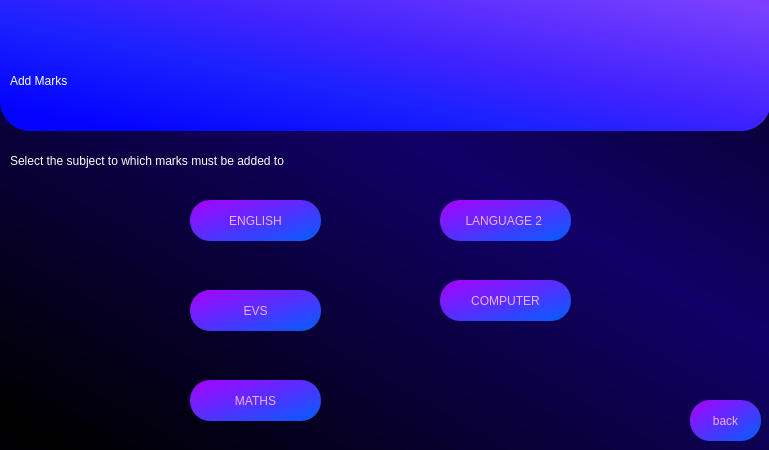
<?xml version="1.0" encoding="UTF-8"?>
<ui version="4.0">
 <class>Dialog</class>
 <widget class="QDialog" name="Dialog">
  <property name="geometry">
   <rect>
    <x>0</x>
    <y>0</y>
    <width>769</width>
    <height>450</height>
   </rect>
  </property>
  <property name="minimumSize">
   <size>
    <width>769</width>
    <height>450</height>
   </size>
  </property>
  <property name="maximumSize">
   <size>
    <width>769</width>
    <height>450</height>
   </size>
  </property>
  <property name="windowTitle">
   <string>Dialog</string>
  </property>
  <property name="styleSheet">
   <string notr="true">QDialog#Dialog{
background-color: qlineargradient(spread:reflect, x1:0.0454545, y1:0.966, x2:0.619, y2:0.386, stop:0 rgba(0, 0, 0, 255), stop:1 rgba(17, 0, 104, 255));
}</string>
  </property>
  <widget class="QLabel" name="label">
   <property name="geometry">
    <rect>
     <x>0</x>
     <y>-30</y>
     <width>771</width>
     <height>161</height>
    </rect>
   </property>
   <property name="styleSheet">
    <string notr="true">background-color: qlineargradient(spread:pad, x1:0.091, y1:0.931955, x2:1, y2:0, stop:0 rgba(3, 3, 255, 255), stop:0.289773 rgba(27, 33, 255, 255), stop:0.482955 rgba(65, 34, 255, 255), stop:0.869318 rgba(124, 64, 255, 255), stop:1 rgba(159, 25, 255, 255));
font: 240pt &quot;Terminal&quot;;
border-radius : 30px</string>
   </property>
   <property name="text">
    <string/>
   </property>
  </widget>
  <widget class="QLabel" name="label_2">
   <property name="geometry">
    <rect>
     <x>10</x>
     <y>40</y>
     <width>641</width>
     <height>81</height>
    </rect>
   </property>
   <property name="styleSheet">
    <string notr="true">font: 75 58pt &quot;Arial&quot;;
color: rgb(255, 255, 255);</string>
   </property>
   <property name="text">
    <string>Add Marks</string>
   </property>
  </widget>
  <widget class="QLabel" name="label_3">
   <property name="geometry">
    <rect>
     <x>10</x>
     <y>140</y>
     <width>601</width>
     <height>41</height>
    </rect>
   </property>
   <property name="styleSheet">
    <string notr="true">font: 75 20pt &quot;Arial&quot;;
color: rgb(255, 255, 255);</string>
   </property>
   <property name="text">
    <string>Select the subject to which marks must be added to </string>
   </property>
  </widget>
  <widget class="QPushButton" name="teacherlogin_subject_english">
   <property name="geometry">
    <rect>
     <x>190</x>
     <y>200</y>
     <width>131</width>
     <height>41</height>
    </rect>
   </property>
   <property name="styleSheet">
    <string notr="true"> QPushButton{


 color: rgb(246, 172, 255);
 font: 13pt &quot;Aria bold&quot;; 
 background-color: qlineargradient(spread:pad, x1:0.994, y1:1, x2:0, y2:0,     stop:0.0227273 rgba(5, 92, 255, 255), stop:1 rgba(170, 0, 255, 255));
 border-color: rgb(170, 0, 255);
 border-radius : 20px;



}

QPushButton:hover{
 background-color: rgb(170, 85, 255);


}</string>
   </property>
   <property name="text">
    <string>ENGLISH</string>
   </property>
  </widget>
  <widget class="QPushButton" name="teacherlogin_subject_comp">
   <property name="geometry">
    <rect>
     <x>440</x>
     <y>280</y>
     <width>131</width>
     <height>41</height>
    </rect>
   </property>
   <property name="styleSheet">
    <string notr="true"> QPushButton{


 color: rgb(246, 172, 255);
 font: 13pt &quot;Aria bold&quot;; 
 background-color: qlineargradient(spread:pad, x1:0.994, y1:1, x2:0, y2:0,     stop:0.0227273 rgba(5, 92, 255, 255), stop:1 rgba(170, 0, 255, 255));
 border-color: rgb(170, 0, 255);
 border-radius : 20px;



}

QPushButton:hover{
 background-color: rgb(170, 85, 255);


}</string>
   </property>
   <property name="text">
    <string>COMPUTER</string>
   </property>
  </widget>
  <widget class="QPushButton" name="teacherlogin_subject_lang2">
   <property name="geometry">
    <rect>
     <x>440</x>
     <y>200</y>
     <width>131</width>
     <height>41</height>
    </rect>
   </property>
   <property name="styleSheet">
    <string notr="true"> QPushButton{


 color: rgb(246, 172, 255);
 font: 13pt &quot;Aria bold&quot;; 
 background-color: qlineargradient(spread:pad, x1:0.994, y1:1, x2:0, y2:0,     stop:0.0227273 rgba(5, 92, 255, 255), stop:1 rgba(170, 0, 255, 255));
 border-color: rgb(170, 0, 255);
 border-radius : 20px;



}

QPushButton:hover{
 background-color: rgb(170, 85, 255);


}</string>
   </property>
   <property name="text">
    <string>LANGUAGE 2 </string>
   </property>
  </widget>
  <widget class="QPushButton" name="teacherlogin_subject_maths">
   <property name="geometry">
    <rect>
     <x>190</x>
     <y>380</y>
     <width>131</width>
     <height>41</height>
    </rect>
   </property>
   <property name="styleSheet">
    <string notr="true"> QPushButton{


 color: rgb(246, 172, 255);
 font: 13pt &quot;Aria bold&quot;; 
 background-color: qlineargradient(spread:pad, x1:0.994, y1:1, x2:0, y2:0,     stop:0.0227273 rgba(5, 92, 255, 255), stop:1 rgba(170, 0, 255, 255));
 border-color: rgb(170, 0, 255);
 border-radius : 20px;



}

QPushButton:hover{
 background-color: rgb(170, 85, 255);


}</string>
   </property>
   <property name="text">
    <string>MATHS</string>
   </property>
  </widget>
  <widget class="QPushButton" name="teacherlogin_subject_evs">
   <property name="geometry">
    <rect>
     <x>190</x>
     <y>290</y>
     <width>131</width>
     <height>41</height>
    </rect>
   </property>
   <property name="styleSheet">
    <string notr="true"> QPushButton{


 color: rgb(246, 172, 255);
 font: 13pt &quot;Aria bold&quot;; 
 background-color: qlineargradient(spread:pad, x1:0.994, y1:1, x2:0, y2:0,     stop:0.0227273 rgba(5, 92, 255, 255), stop:1 rgba(170, 0, 255, 255));
 border-color: rgb(170, 0, 255);
 border-radius : 20px;



}

QPushButton:hover{
 background-color: rgb(170, 85, 255);


}</string>
   </property>
   <property name="text">
    <string>EVS</string>
   </property>
  </widget>
  <widget class="QPushButton" name="back_execute">
   <property name="geometry">
    <rect>
     <x>690</x>
     <y>400</y>
     <width>71</width>
     <height>41</height>
    </rect>
   </property>
   <property name="styleSheet">
    <string notr="true"> QPushButton{


 color: rgb(246, 172, 255);
 font: 13pt &quot;Aria bold&quot;; 
 background-color: qlineargradient(spread:pad, x1:0.994, y1:1, x2:0, y2:0,     stop:0.0227273 rgba(5, 92, 255, 255), stop:1 rgba(170, 0, 255, 255));
 border-color: rgb(170, 0, 255);
 border-radius : 20px;



}

QPushButton:hover{
 background-color: rgb(170, 85, 255);


}</string>
   </property>
   <property name="text">
    <string>back</string>
   </property>
  </widget>
 </widget>
 <resources/>
 <connections/>
</ui>
